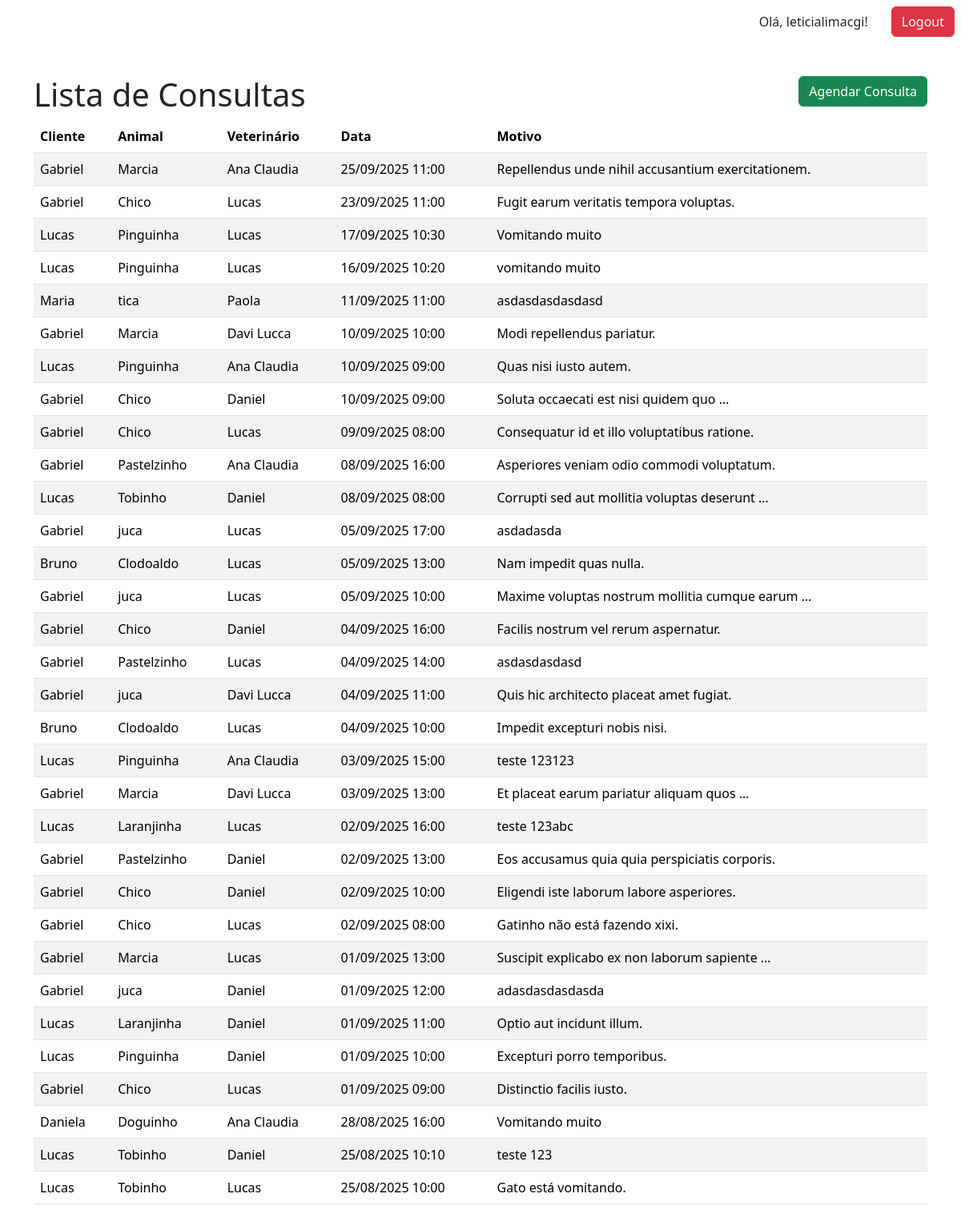
Page /consultas/ (signed in) on the earlier database version.
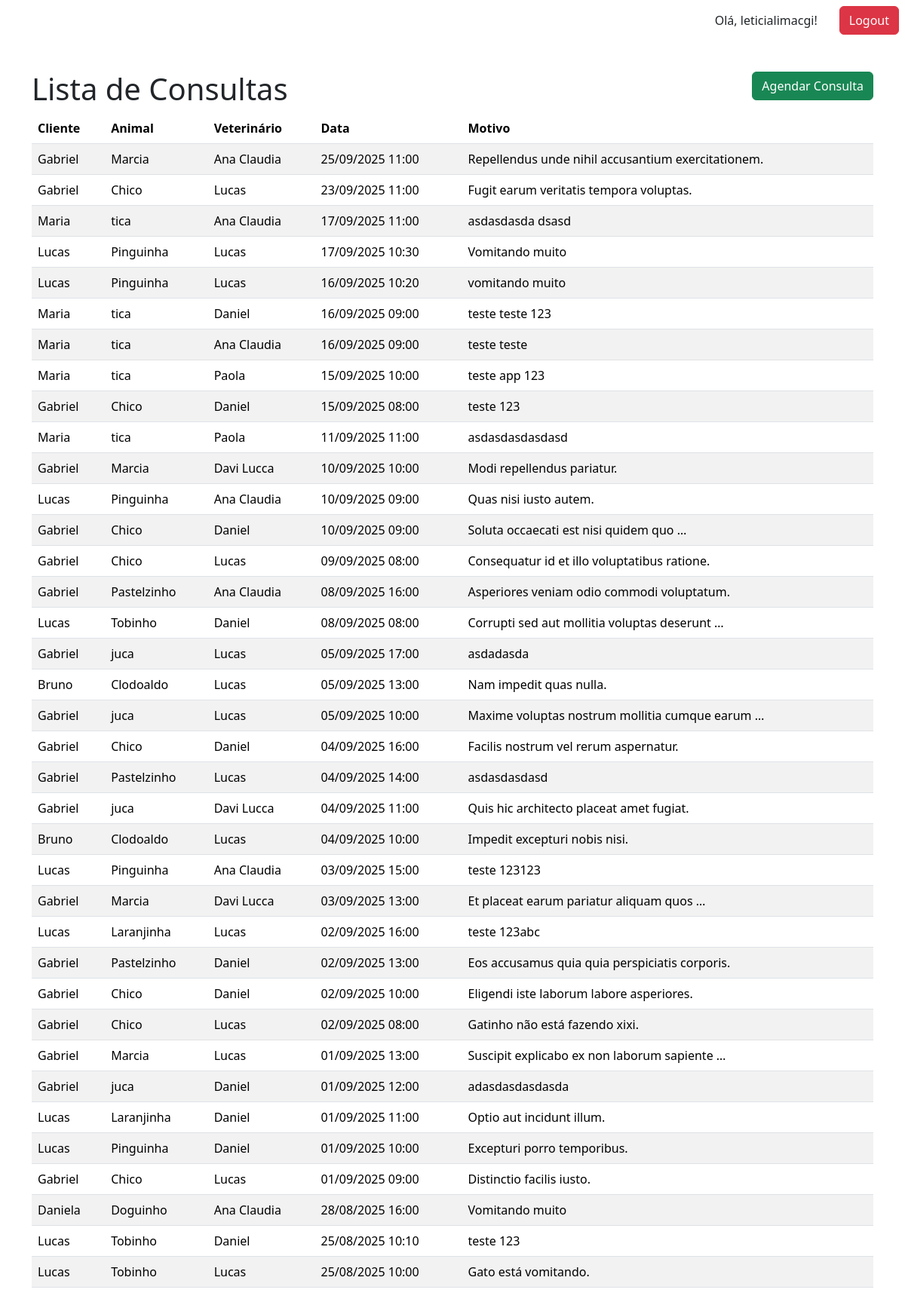
Same page on the later database version.
### core/models.py (models this page shows, shortened)
class Consulta(models.Model):
    class StatusConsulta(models.TextChoices):
        AGENDADA = 'Agendada'
        CONCLUIDA = 'Concluida'
        CANCELADA = 'Cancelada'
    animal = models.ForeignKey(Animal, on_delete=models.CASCADE)
    veterinario = models.ForeignKey(MedicoVeterinario, on_delete=models.SET_NULL, null=True)
    data = models.DateTimeField()
    motivo = models.TextField()
    observacoes = models.TextField(blank=True)
    status = models.CharField(max_length=15, choices=StatusConsulta.choices, default=StatusConsulta.AGENDADA)
    created_at = models.DateTimeField(auto_now_add=True) # Data de criação
    updated_at = models.DateTimeField(auto_now=True) # Data de atualização

class Animal(models.Model):
    ESPECIES = [
        ('C', 'Cachorro'),
        ('G', 'Gato'),
        ('O', 'Outros'),
    ]
    nome = models.CharField(max_length=100)
    especie = models.CharField(max_length=1, choices=ESPECIES)
    raca = models.CharField(max_length=100)
    idade = models.PositiveIntegerField(null=True, blank=True)
    peso = models.DecimalField(max_digits=5, decimal_places=2, null=True, blank=True)
    dono = models.ForeignKey(Cliente, on_delete=models.CASCADE, related_name='animais')

class Cliente(models.Model):
    usuario = models.OneToOneField(User,
                                   on_delete=models.CASCADE,
                                   related_name='cliente', null=True)
    nome = models.CharField(max_length=100)
    cpf = models.CharField(max_length=11, blank=True, null=True)
    telefone = models.CharField(max_length=15)
    email = models.EmailField()
    endereco = models.TextField()

class MedicoVeterinario(models.Model):
    nome = models.CharField(max_length=100)
    crmv = models.CharField(max_length=20)
    especialidade = models.CharField(max_length=100)
    contato = models.CharField(max_length=15)

### core/views.py (the view)
# urls.py: path('consultas/', views.lista_consultas, name='lista_consultas'),
@login_required(login_url='login')
def lista_consultas(request):
    consultas = Consulta.objects.all().order_by('-data')
    return render(request, 'lista_consultas.html', {'consultas': consultas})

### templates/lista_consultas.html (shortened to what this page needs)
{% extends 'base.html' %}
{% block content %}
<div class="d-flex justify-content-between align-items-center">
    <h1>Lista de Consultas</h1>
    <button class="btn btn-success mb-3" onclick="window.location.href='{% url 'agendar_consulta' %}'">Agendar Consulta</button>
</div>
<table class="table table-striped">
    <thead>
        <tr>
            <th>Cliente</th>
            <th>Animal</th>
            <th>Veterinário</th>
            <th>Data</th>
            <th>Motivo</th>
        </tr>
    </thead>
    <tbody>
        {% for consulta in consultas %}
        <tr>
            <td>{{ consulta.animal.dono.nome }}</td>
            <td>{{ consulta.animal.nome }}</td>
            <td>{{ consulta.veterinario.nome }}</td>
            <td>{{ consulta.data|date:"d/m/Y H:i" }}</td>
            <td>{{ consulta.motivo|truncatewords:6 }}</td>
        </tr>
        {% empty %}
        <tr>
            <td colspan="4">Nenhuma consulta cadastrada.</td>
        </tr>
        {% endfor %}
    </tbody>
</table>
{% endblock %}

Differences in the rows shown:
added Consulta: animal.dono.nome "Maria", animal.nome "tica", veterinario.nome "Ana Claudia", data "17/09/2025 11:00", motivo "asdasdasda dsasd"
added Consulta: animal.dono.nome "Maria", animal.nome "tica", veterinario.nome "Daniel", data "16/09/2025 09:00", motivo "teste teste 123"
added Consulta: animal.dono.nome "Maria", animal.nome "tica", veterinario.nome "Ana Claudia", data "16/09/2025 09:00", motivo "teste teste"
added Consulta: animal.dono.nome "Maria", animal.nome "tica", veterinario.nome "Paola", data "15/09/2025 10:00", motivo "teste app 123"
added Consulta: animal.dono.nome "Gabriel", animal.nome "Chico", veterinario.nome "Daniel", data "15/09/2025 08:00", motivo "teste 123"
